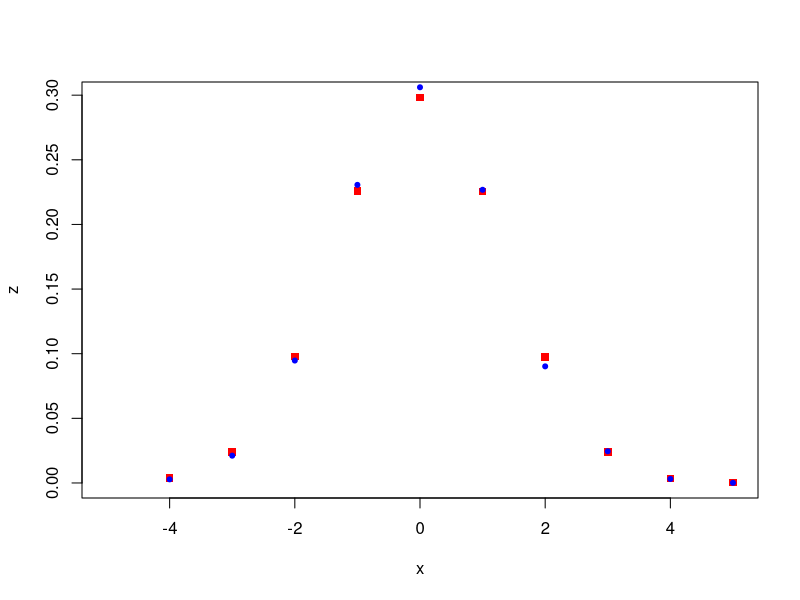

Here is the R script that generated this plot: (Note: this script raises an error after producing the figure.)
library( MASS )

## Function for getting data (it's discrete) from experiment with our model
get_discrete_data = function() {
  value_count <- c(28, 211, 947, 2306, 3061, 2268, 902, 245, 31, 1)
  values <- -4:5
  data <- rep(values, value_count)
  return (data)
}

## Get discrete data
discrete_data = get_discrete_data()
discrete_data_length = length(discrete_data)
## Print discrete data few ways
table = table(discrete_data)
table

parameters = fitdistr(discrete_data, "normal")
parameters


names = as.numeric(names(table))
values = as.numeric(table)
names
values
freq = values / discrete_data_length
freq
sum(freq)
mean = mean(discrete_data)
sd = sd(discrete_data)

rightVals = c(-3.5:4.5, Inf)
rightVals
leftVals = c(-Inf, -3.5:4.5)
leftVals
x = c(-4:5)
z = pnorm(rightVals, mean, sd) - pnorm(leftVals, mean, sd)

z
plot(x, z, xlim=c(-5, 5), col="red", pch=15)
points(x, freq, col="blue", pch=20)

hist(dataX)
freq
z
chisq.test(freq, z)

my_mean = sum(discrete_data) / discrete_data_length
my_sd = discrete_data - my_mean
my_sd = my_var * my_var
my_sd = sum(my_sd) / (discrete_data_length - 1)
my_sd = sqrt(my_sd)
my_mean
my_sd
# They are equal
mean(discrete_data)
sd(discrete_data)
##########################################################################
## Function for getting data (it's discrete) from experiment with our model
get_discrete_data = function() {
  value_count <- c(17, 110, 560, 1343, 2028, 2223, 1762, 1143, 541, 197, 58, 14, 3, 1)
  values <- seq(13, 19.5, 0.5)
  data <- rep(values, value_count)
  return (data)
}
## Get discrete data
discrete_data = get_discrete_data()
discrete_data_length = length(discrete_data)
## Print discrete data few ways
table(discrete_data)
print_hist(discrete_data)
parameters = fitdistr(discrete_data, "gamma")
parameters


mean = mean(discrete_data)
mean
sd = sd(discrete_data)
my_shape = mean * mean / (sd * sd)
my_shape
my_rate = mean / my_shape
my_rate
